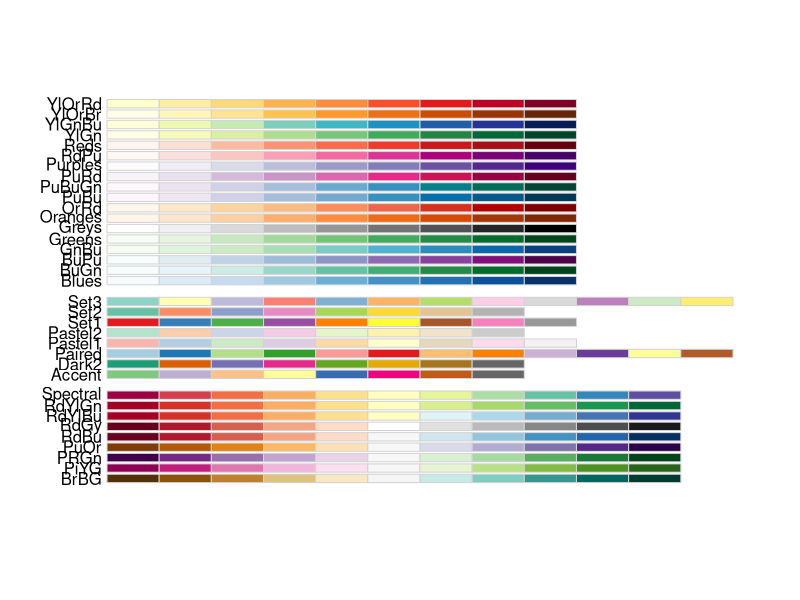
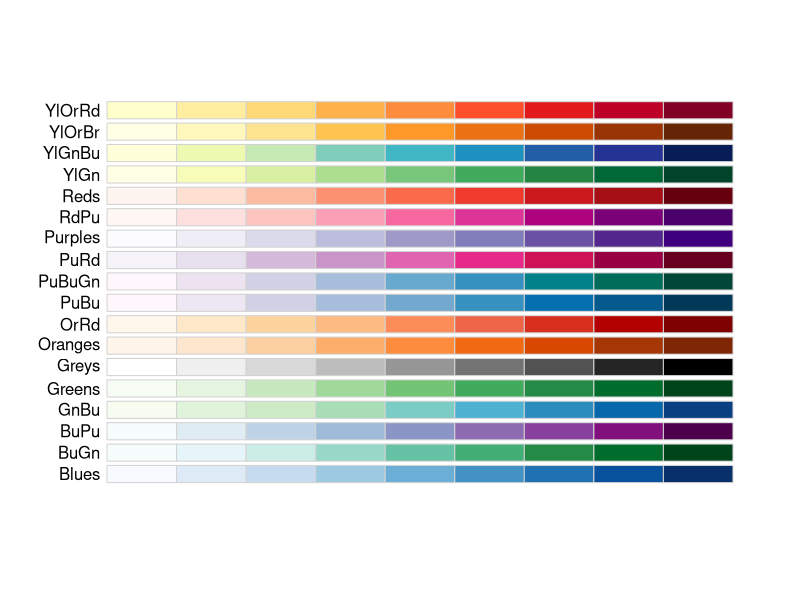
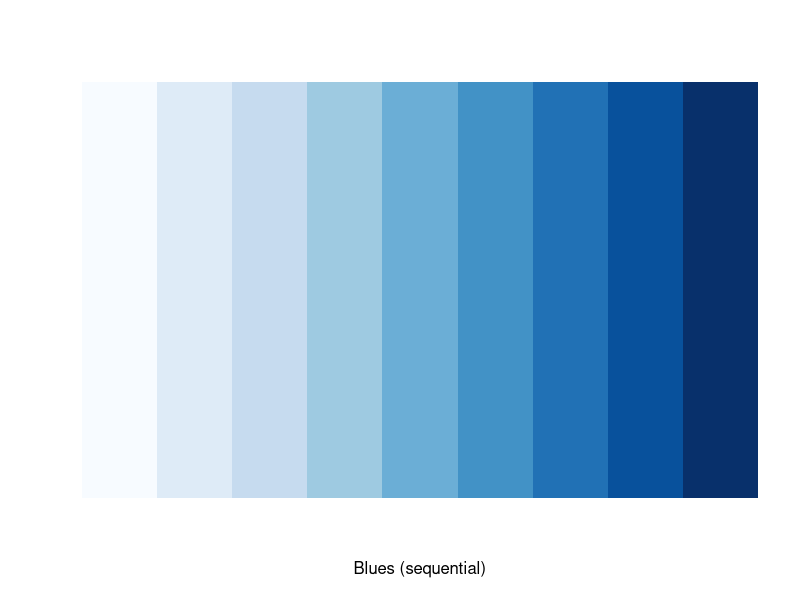
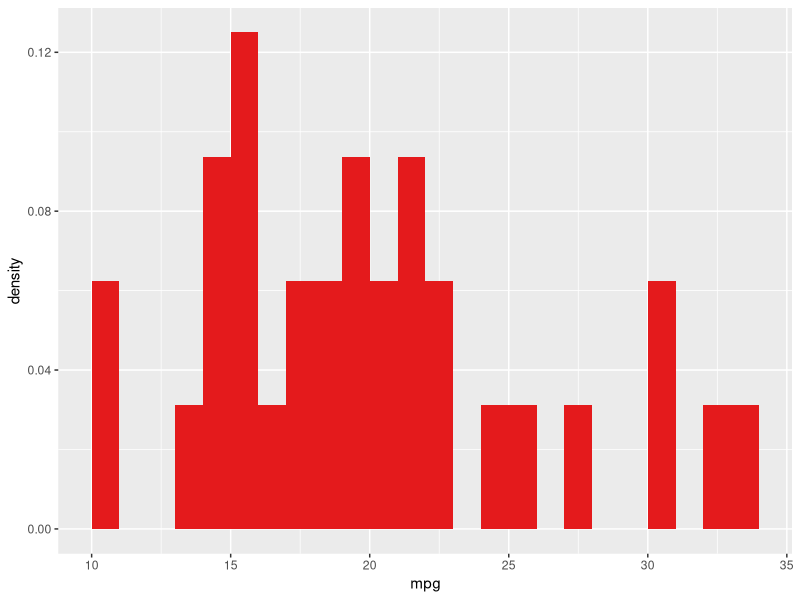
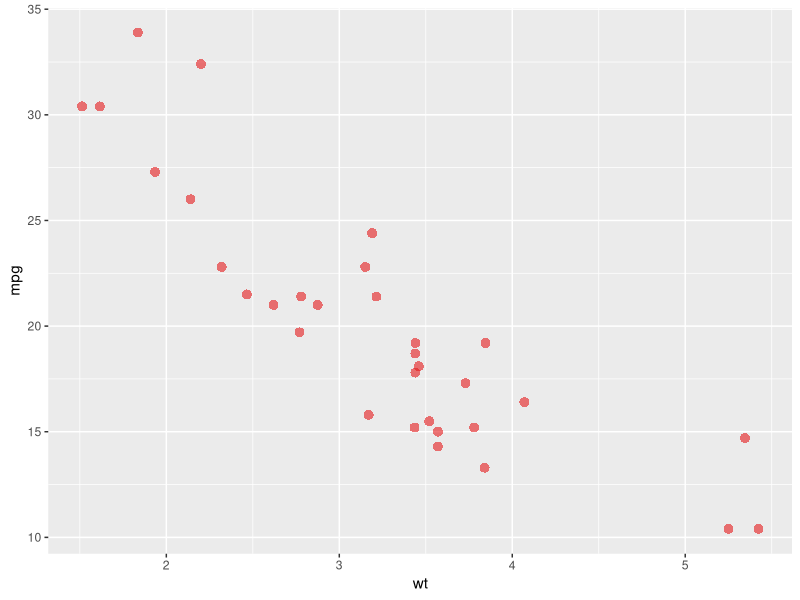
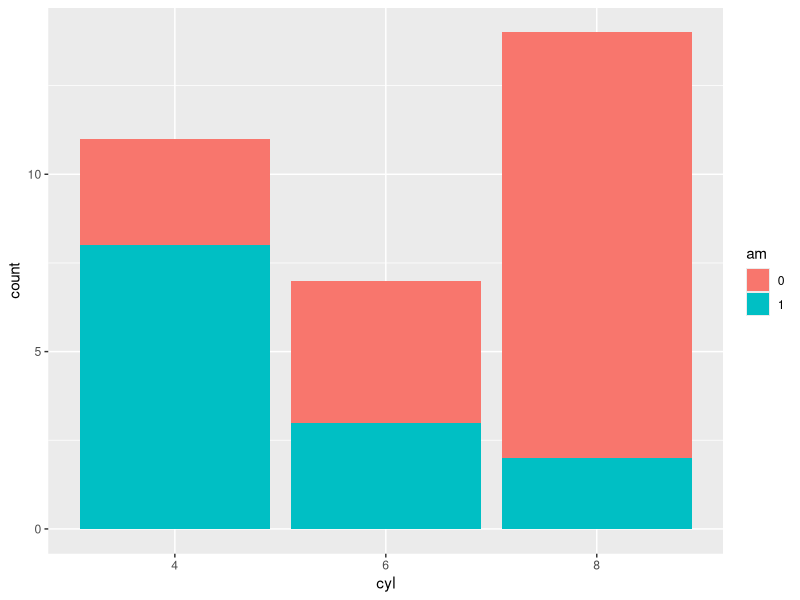
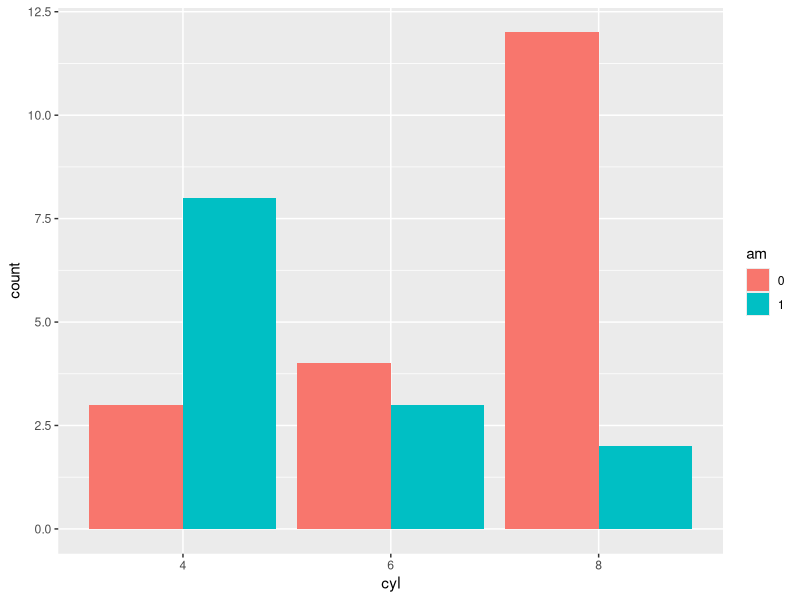
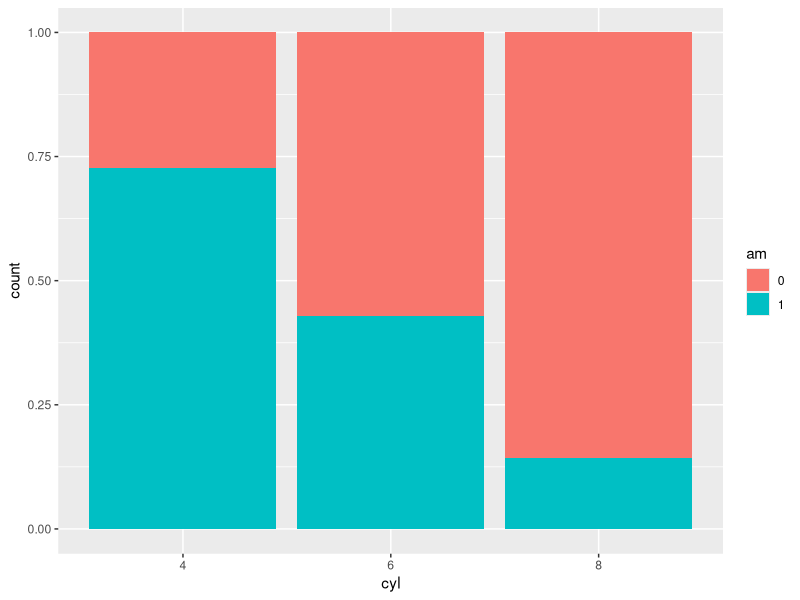

R code for these plots, in order:
# Intro to Data Viz
# Rick Scavetta
# 06/09/2019
# Workshop at ZIBI, Berlin

# Clear workspace
rm(list = ls())

# load packages
library(ggplot2)
library(RColorBrewer)
library(Hmisc)

# Colours
# colorbrewer2.org
# View all palettes:
display.brewer.all()
display.brewer.all(type = "seq")
display.brewer.pal(9, "Blues")

# get the actual hex codes:
brewer.pal(9, "Blues")

# extract specific colors: 4th, 6th, 8th
myBlues <- brewer.pal(9, "Blues")[c(4,6,8)]

# Plotting with ggplot2
# 7 layers

# The first 3 "essential" layers
# 1 - Data
mtcars

# 2 - The aesthetics - Mapping a variable onto a scale
# 3 - The geometries - begin with geom_, add with +

# Histogram - univariate continuous
ggplot(mtcars, aes(x = mpg)) +
  geom_histogram(aes(y = ..density..), 
                 binwidth = 1, center = 0.5,
                 fill = "#e41a1c")
# 2/32 = 0.0625, first bin
# density is always height*width!!!

# Aesthetics - MAPPING a variable
# Attributes - SETTING a parameter

# "stripchart"
# ggplot(mtcars, aes(x = mpg, y = 1)) +
#   geom_point()
# 
# ggplot(mtcars, aes(x = mpg)) +
#   geom_density()
# density(mtcars$mpg) # 'bw' = 2.477

# Scatter plot - bivariate continuous
# Watch for overplotting!
# Solutions: jittering, alpha, outline
ggplot(mtcars, aes(x = wt, y = mpg)) +
  geom_point(shape = 16, alpha = 0.6, size = 3, 
             color = "#e41a1c")

# Typically:
# "color =" is for the outline, but in points, it's the inside
# "fill =" is normally used for the inside

# outline, use shape argument
# 19, default, fill with outline
# 16, fill without outline
# 1, no fill, only outline (hollow)
# 21, fill with different colour outline

# Changing positions
# positions include:
# "jitter", "dodge", "jitterdodge"
# "fill", "stack", "nudge"
# "identity" - no position change

# e.g. in a bar plot:
table(mtcars$am, mtcars$cyl)

# First, look at the data:
str(mtcars)
# qualitative, categorical, factor, discrete

# First, convert variables to factor
mtcars$am <- as.factor(mtcars$am)
mtcars$cyl <- as.factor(mtcars$cyl)

# defualt position = "stack"
ggplot(mtcars, aes(x = cyl, fill = am)) +
  geom_bar()

# "dodge"
ggplot(mtcars, aes(x = cyl, fill = am)) +
  geom_bar(position = "dodge")

# "fill"
ggplot(mtcars, aes(x = cyl, fill = am)) +
  geom_bar(position = "fill")

# Modifying scales
# scale = aes = axes
# i.e. MUST have been defined in aes()
p <- ggplot(mtcars, aes(x = wt, y = mpg)) +
  geom_point(shape = 16, alpha = 0.6, 
             color = "#e41a1c") +
  scale_x_continuous("Weight (1000 lbs)",
                     limits = c(0,6),
                     breaks = 0:6,
                     expand = c(0,0)) +
  scale_y_continuous("Miles per (US) gallon",
                     limits = c(10, 40),
                     expand = c(0,0))

# 4 - The stats layer

# plotting models
# Default LOESS model
p +
  stat_smooth(span = 0.4, se = F)

# lm
p +
  stat_smooth(method = "lm", se = F)

# Multiple models:
# Use the invisible "group" aes
# or inherit it from the color aes
ggplot(mtcars, aes(wt, mpg)) +
  geom_point(aes(col = cyl)) +
  stat_smooth(method = "lm", se = F)


# Applying error bars

# Establish positions
posn_d <- position_dodge(0.2)
posn_j <- position_jitter(0.3)
posn_jd <- position_jitterdodge(0.3, dodge.width = 0.2)

# Base layer
q <- ggplot(mtcars, aes(cyl, wt, color = am))

# Raw values
# Use _jd or _j
q +
  geom_point(position = posn_j)

# Apply some stats functions
# mean with 1 sd error bar
m <- q +
  stat_summary(fun.data = mean_sdl, 
               fun.args = list(mult = 1),
               position = posn_d)

# This comes from Hmisc
# smean.sdl(1:100, mult = 1)

# 95% CI
q +
  stat_summary(fun.data = mean_cl_normal, position = posn_d)

# 5 - Coordinate
# e.g. coord_fixed() for a 1:1 aspect ratio

# CAREFUL!!! scale_ functions FILTER out data
m +
  scale_y_continuous(limits = c(1.5,5), expand = c(0,0))

# coord_ ZOOM-IN on the data
m +
  coord_cartesian(ylim = c(1.5, 5)) +
  scale_y_continuous(expand = c(0,0))

# 6 - Facets (small multiples)
# managing factor variables with a small number of levels
# e.g. gear, carb, vs, cyl

# By columns
p +
  facet_grid(. ~ am)

# By rows
p + 
  facet_grid(gear ~ .)

# By rows and columns
p + 
  facet_grid(gear ~ am)

# 7 - Theme (non-data ink)
# bulit-in themes
p +
  theme_classic() +
  theme(axis.text = element_text(color = "#e41a1c"),
        panel.grid.major.x = element_line(color = "grey65"))

# Saving our plots
# Raster - have pixels and resolution
# jpg, png, gif, tif, bmp

# Vectors - instructions to build an image, no resolution
# pdf, svg, ps, eps, ai

ggsave("myPlot.pdf", height = 6, width = 6, units = "in")
ggsave("myPlot.png", height = 6, width = 6, units = "in")


# relevel a factor variable
# i.e. it has to say "levels"
mtcars$am <- as.factor(mtcars$am)
mtcars$am
library(forcats)
mtcars$am <- fct_recode(mtcars$am, 
            "automatic" = "0",
            "manual" = "1")
